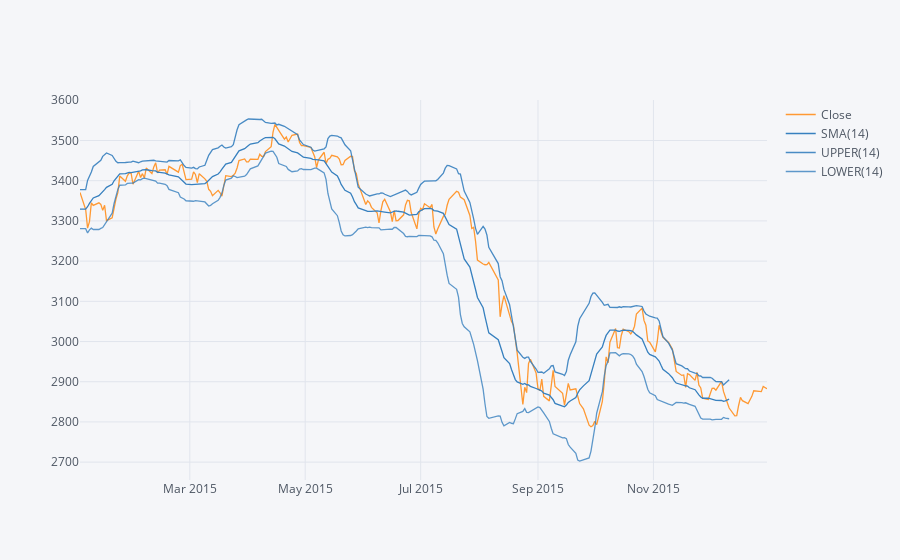

Notebook code cell kept with this figure:
### Markdown cell above
**Using .ta_plot(study='boll') to create a Bollinger Band Plot for STI for the year 2015.**

### Code cell
STI['Close'].loc['2015-12-31':'2015-01-01'].ta_plot(study='boll')

### Figure 1 — Plotly figure (JSON) as saved in the notebook; plotly's stock layout.template omitted (floating-point values rounded to 4 significant figures; data arrays with more than 128 entries replaced by an {"elided": "..."} marker saying what was removed)
{"data": [{"line": {"color": "rgba(255, 153, 51, 1.0)", "dash": "solid", "shape": "linear", "width": 1.3}, "mode": "lines", "name": "Close", "text": "", "type": "scatter", "x": {"elided": "248 str values"}, "y": {"elided": "248 float values"}}, {"line": {"color": "rgba(55, 128, 191, 1.0)", "dash": "solid", "shape": "linear", "width": 1.3}, "mode": "lines", "name": "SMA(14)", "text": "", "type": "scatter", "x": {"elided": "248 str values"}, "y": {"elided": "248 mixed values"}}, {"line": {"color": "rgba(55, 128, 191, 0.8999999999999999)", "dash": "solid", "shape": "linear", "width": 1.3}, "mode": "lines", "name": "UPPER(14)", "text": "", "type": "scatter", "x": {"elided": "248 str values"}, "y": {"elided": "248 mixed values"}}, {"line": {"color": "rgba(55, 128, 191, 0.7999999999999998)", "dash": "solid", "shape": "linear", "width": 1.3}, "mode": "lines", "name": "LOWER(14)", "text": "", "type": "scatter", "x": {"elided": "248 str values"}, "y": {"elided": "248 mixed values"}}], "layout": {"legend": {"bgcolor": "#F5F6F9", "font": {"color": "#4D5663"}}, "paper_bgcolor": "#F5F6F9", "plot_bgcolor": "#F5F6F9", "title": {"font": {"color": "#4D5663"}}, "xaxis": {"gridcolor": "#E1E5ED", "showgrid": true, "tickfont": {"color": "#4D5663"}, "title": {"font": {"color": "#4D5663"}, "text": ""}, "zerolinecolor": "#E1E5ED"}, "yaxis": {"gridcolor": "#E1E5ED", "showgrid": true, "tickfont": {"color": "#4D5663"}, "title": {"font": {"color": "#4D5663"}, "text": ""}, "zerolinecolor": "#E1E5ED"}}}
